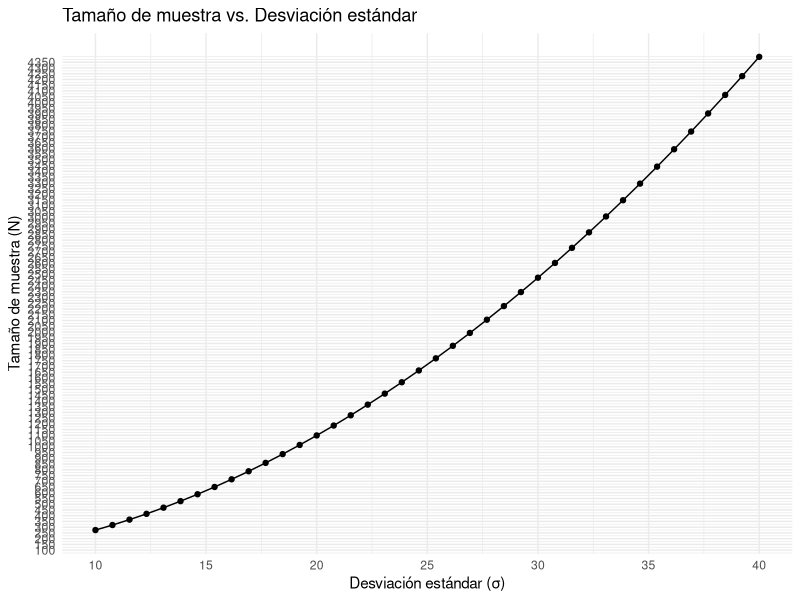

The R script that drew this image:
u1 <- 3; u0 <- 0; alpha <- 0.05; beta <- 0.2 # nolint
sigma <- seq(10,40,length.out = 40) # nolint
#Effect size
d <- abs(u1 - u0)/sigma

# Power
power <- (1 - beta)
# Calcularomos N usando la formula
z_alpha <- abs(qnorm(alpha))
z_beta <- abs(qnorm(beta))
N <- 4 * ((z_alpha + z_beta)^2) / d^2
df <- data.frame(sigma = sigma, N = N)

print(N)
# Cargar la librería ggplot2
library(ggplot2)
ggplot(df, aes(x = sigma, y = N)) +
  geom_line() +
  geom_point() +
  scale_x_continuous(breaks = seq(10, 40, by = 5)) +
  scale_y_continuous(breaks = seq(0, max(N), by = 50)) +
  labs(
    title = "Tamaño de muestra vs. Desviación estándar",
    x = "Desviación estándar (σ)",
    y = "Tamaño de muestra (N)"
  ) +
  theme_minimal()
